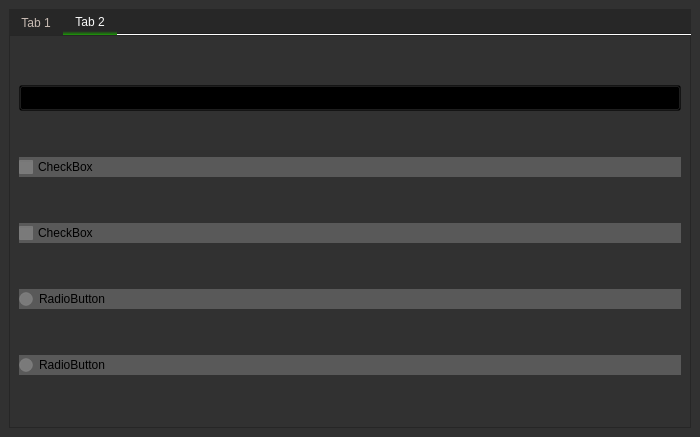
<?xml version="1.0" encoding="UTF-8"?>
<ui version="4.0">
 <class>MainWindow</class>
 <widget class="QMainWindow" name="MainWindow">
  <property name="geometry">
   <rect>
    <x>0</x>
    <y>0</y>
    <width>700</width>
    <height>437</height>
   </rect>
  </property>
  <property name="maximumSize">
   <size>
    <width>700</width>
    <height>700</height>
   </size>
  </property>
  <property name="windowTitle">
   <string>MainWindow</string>
  </property>
  <property name="styleSheet">
   <string notr="true">background-color: rgba(49, 49, 49);</string>
  </property>
  <widget class="QWidget" name="centralwidget">
   <layout class="QGridLayout" name="gridLayout">
    <item row="0" column="0" colspan="2">
     <widget class="QTabWidget" name="tabWidget">
      <property name="styleSheet">
       <string notr="true">QTabBar {
	background-color: rgb(39, 39, 39);     
}
QTabBar::tab {
	background-color: rgb(39, 39, 39);
    color: rgb(200, 187, 179);
}
QTabBar::tab:selected {
    background-color: rgb(39, 39, 39);
	color: rgb(249, 249, 249);
	background-color: qlineargradient(spread:pad, x1:0, y1:1, stop:0.01 rgb(30, 147, 10), stop:0.15 rgba(255, 255, 255, 0));
}


</string>
      </property>
      <property name="currentIndex">
       <number>1</number>
      </property>
      <property name="documentMode">
       <bool>true</bool>
      </property>
      <widget class="QWidget" name="tab">
       <attribute name="title">
        <string>Tab 1</string>
       </attribute>
       <layout class="QGridLayout" name="gridLayout_2">
        <property name="leftMargin">
         <number>0</number>
        </property>
        <property name="topMargin">
         <number>0</number>
        </property>
        <property name="rightMargin">
         <number>0</number>
        </property>
        <property name="bottomMargin">
         <number>0</number>
        </property>
        <property name="spacing">
         <number>0</number>
        </property>
        <item row="0" column="0">
         <widget class="QFrame" name="frame">
          <property name="styleSheet">
           <string notr="true">image: url(C:/Users/ASUS/Desktop/res/4.png);</string>
          </property>
          <property name="frameShape">
           <enum>QFrame::StyledPanel</enum>
          </property>
          <property name="frameShadow">
           <enum>QFrame::Raised</enum>
          </property>
          <layout class="QGridLayout" name="gridLayout_4">
           <item row="0" column="0">
            <widget class="QPushButton" name="pushButton_2">
             <property name="sizeIncrement">
              <size>
               <width>0</width>
               <height>18</height>
              </size>
             </property>
             <property name="baseSize">
              <size>
               <width>15</width>
               <height>18</height>
              </size>
             </property>
             <property name="font">
              <font>
               <pointsize>11</pointsize>
               <weight>75</weight>
               <bold>true</bold>
              </font>
             </property>
             <property name="styleSheet">
              <string notr="true">image: url();
background-color: rgb(0, 0, 0, 50);</string>
             </property>
             <property name="text">
              <string> Настройки  </string>
             </property>
             <property name="icon">
              <iconset>
               <normalon>../../Users/студент.BestLaptop-ПК/Desktop/res/settings.png</normalon>
              </iconset>
             </property>
             <property name="iconSize">
              <size>
               <width>40</width>
               <height>40</height>
              </size>
             </property>
             <property name="checkable">
              <bool>false</bool>
             </property>
            </widget>
           </item>
          </layout>
         </widget>
        </item>
       </layout>
      </widget>
      <widget class="QWidget" name="tab_2">
       <attribute name="title">
        <string>Tab 2</string>
       </attribute>
       <layout class="QGridLayout" name="gridLayout_3">
        <property name="leftMargin">
         <number>0</number>
        </property>
        <property name="topMargin">
         <number>0</number>
        </property>
        <property name="rightMargin">
         <number>0</number>
        </property>
        <property name="bottomMargin">
         <number>0</number>
        </property>
        <property name="spacing">
         <number>0</number>
        </property>
        <item row="0" column="0">
         <widget class="QFrame" name="frame_2">
          <property name="styleSheet">
           <string notr="true">image: url(C:/Users/ASUS/Desktop/res/4.png);</string>
          </property>
          <property name="frameShape">
           <enum>QFrame::StyledPanel</enum>
          </property>
          <property name="frameShadow">
           <enum>QFrame::Raised</enum>
          </property>
          <layout class="QGridLayout" name="gridLayout_5">
           <item row="3" column="0">
            <widget class="QRadioButton" name="radioButton">
             <property name="styleSheet">
              <string notr="true">image: url();
background-color: rgb(255, 255, 255, 50);</string>
             </property>
             <property name="text">
              <string>RadioButton</string>
             </property>
            </widget>
           </item>
           <item row="1" column="0">
            <widget class="QCheckBox" name="checkBox">
             <property name="styleSheet">
              <string notr="true">image: url();
background-color: rgb(255, 255, 255, 50);</string>
             </property>
             <property name="text">
              <string>CheckBox</string>
             </property>
            </widget>
           </item>
           <item row="2" column="0">
            <widget class="QCheckBox" name="checkBox_2">
             <property name="styleSheet">
              <string notr="true">background-color: rgb(255, 255, 255, 50);
image: url();</string>
             </property>
             <property name="text">
              <string>CheckBox</string>
             </property>
            </widget>
           </item>
           <item row="0" column="0">
            <widget class="QPushButton" name="pushButton_3">
             <property name="sizeIncrement">
              <size>
               <width>0</width>
               <height>18</height>
              </size>
             </property>
             <property name="baseSize">
              <size>
               <width>15</width>
               <height>18</height>
              </size>
             </property>
             <property name="font">
              <font>
               <pointsize>11</pointsize>
               <weight>75</weight>
               <bold>true</bold>
              </font>
             </property>
             <property name="styleSheet">
              <string notr="true">image: url();
background-color: rgb(0, 0, 0, 50);</string>
             </property>
             <property name="text">
              <string> Настройки  </string>
             </property>
             <property name="icon">
              <iconset>
               <normalon>../../Users/студент.BestLaptop-ПК/Desktop/res/settings.png</normalon>
              </iconset>
             </property>
             <property name="iconSize">
              <size>
               <width>40</width>
               <height>40</height>
              </size>
             </property>
             <property name="checkable">
              <bool>false</bool>
             </property>
            </widget>
           </item>
           <item row="4" column="0">
            <widget class="QRadioButton" name="radioButton_2">
             <property name="styleSheet">
              <string notr="true">image: url();
background-color: rgb(255, 255, 255, 50);</string>
             </property>
             <property name="text">
              <string>RadioButton</string>
             </property>
            </widget>
           </item>
          </layout>
         </widget>
        </item>
       </layout>
      </widget>
     </widget>
    </item>
   </layout>
  </widget>
 </widget>
 <resources/>
 <connections/>
</ui>
